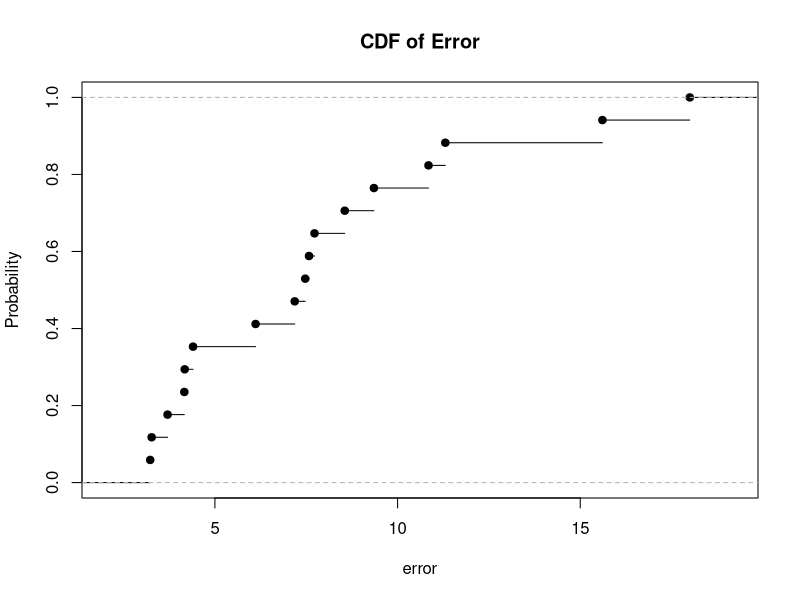

Here is the R script that generated this plot:
## ---- chunk 1
csv = read.csv("testresults1_3_beacons.csv")
only_results = csv[!duplicated(csv[,c("testid")]),]

floor0 = only_results[which(only_results$floor_true == 0),]$error
mean(floor0)

floor2 = only_results[which(only_results$floor_true == 2),]$error
mean(floor0)
## ---- chunk 2
csv = read.csv("testresults2_3_beacons.csv")
only_results = csv[!duplicated(csv[,c("testid")]),]

cdf = ecdf(only_results$error)
plot(cdf, ylab="Probability", xlab = "error", main="CDF of Error")

cdf(5)
cdf(10)
cdf(15)
cdf(20)
